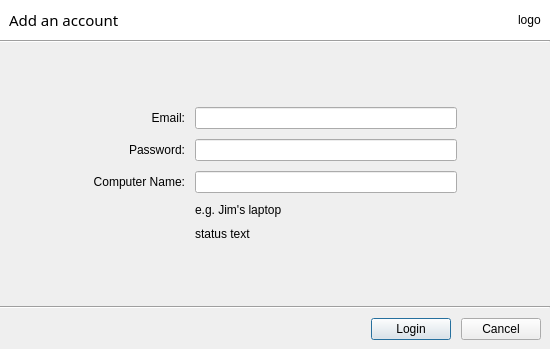
<?xml version="1.0" encoding="UTF-8"?>
<ui version="4.0">
 <class>LoginDialog</class>
 <widget class="QDialog" name="LoginDialog">
  <property name="geometry">
   <rect>
    <x>0</x>
    <y>0</y>
    <width>550</width>
    <height>349</height>
   </rect>
  </property>
  <property name="windowTitle">
   <string>Dialog</string>
  </property>
  <property name="styleSheet">
   <string notr="true">QLineEdit {
min-width: 260px;
}</string>
  </property>
  <layout class="QVBoxLayout" name="verticalLayout">
   <property name="spacing">
    <number>0</number>
   </property>
   <property name="leftMargin">
    <number>0</number>
   </property>
   <property name="topMargin">
    <number>0</number>
   </property>
   <property name="rightMargin">
    <number>0</number>
   </property>
   <property name="bottomMargin">
    <number>0</number>
   </property>
   <item>
    <widget class="QWidget" name="widget" native="true">
     <property name="styleSheet">
      <string notr="true">background: white;</string>
     </property>
     <layout class="QHBoxLayout" name="horizontalLayout_2">
      <item>
       <widget class="QLabel" name="mTitle">
        <property name="font">
         <font>
          <family>Sans Serif</family>
          <pointsize>11</pointsize>
         </font>
        </property>
        <property name="styleSheet">
         <string notr="true"/>
        </property>
        <property name="text">
         <string>Add an account</string>
        </property>
       </widget>
      </item>
      <item>
       <spacer name="horizontalSpacer_4">
        <property name="orientation">
         <enum>Qt::Horizontal</enum>
        </property>
        <property name="sizeHint" stdset="0">
         <size>
          <width>376</width>
          <height>20</height>
         </size>
        </property>
       </spacer>
      </item>
      <item>
       <widget class="QLabel" name="mLogo">
        <property name="text">
         <string>logo</string>
        </property>
       </widget>
      </item>
     </layout>
    </widget>
   </item>
   <item>
    <widget class="Line" name="line">
     <property name="orientation">
      <enum>Qt::Horizontal</enum>
     </property>
    </widget>
   </item>
   <item>
    <spacer name="verticalSpacer">
     <property name="orientation">
      <enum>Qt::Vertical</enum>
     </property>
     <property name="sizeHint" stdset="0">
      <size>
       <width>20</width>
       <height>85</height>
      </size>
     </property>
    </spacer>
   </item>
   <item>
    <layout class="QHBoxLayout" name="horizontalLayout_3">
     <item>
      <spacer name="horizontalSpacer_2">
       <property name="orientation">
        <enum>Qt::Horizontal</enum>
       </property>
       <property name="sizeHint" stdset="0">
        <size>
         <width>40</width>
         <height>20</height>
        </size>
       </property>
      </spacer>
     </item>
     <item>
      <layout class="QGridLayout" name="gridLayout">
       <property name="spacing">
        <number>10</number>
       </property>
       <item row="1" column="1">
        <widget class="QLineEdit" name="mPassword">
         <property name="echoMode">
          <enum>QLineEdit::Password</enum>
         </property>
        </widget>
       </item>
       <item row="2" column="0">
        <widget class="QLabel" name="label_5">
         <property name="text">
          <string>Computer Name:</string>
         </property>
         <property name="alignment">
          <set>Qt::AlignRight|Qt::AlignTrailing|Qt::AlignVCenter</set>
         </property>
         <property name="wordWrap">
          <bool>true</bool>
         </property>
        </widget>
       </item>
       <item row="2" column="1">
        <widget class="QLineEdit" name="mComputerName"/>
       </item>
       <item row="3" column="1">
        <widget class="QLabel" name="hint_3">
         <property name="text">
          <string>e.g. Jim's laptop</string>
         </property>
        </widget>
       </item>
       <item row="4" column="1">
        <widget class="QLabel" name="mStatusText">
         <property name="enabled">
          <bool>true</bool>
         </property>
         <property name="text">
          <string>status text</string>
         </property>
        </widget>
       </item>
       <item row="0" column="0">
        <widget class="QLabel" name="label_2">
         <property name="text">
          <string>Email:</string>
         </property>
         <property name="alignment">
          <set>Qt::AlignRight|Qt::AlignTrailing|Qt::AlignVCenter</set>
         </property>
        </widget>
       </item>
       <item row="0" column="1">
        <widget class="QLineEdit" name="mUsername"/>
       </item>
       <item row="1" column="0">
        <widget class="QLabel" name="label_3">
         <property name="text">
          <string>Password:</string>
         </property>
         <property name="alignment">
          <set>Qt::AlignRight|Qt::AlignTrailing|Qt::AlignVCenter</set>
         </property>
        </widget>
       </item>
      </layout>
     </item>
     <item>
      <spacer name="horizontalSpacer_3">
       <property name="orientation">
        <enum>Qt::Horizontal</enum>
       </property>
       <property name="sizeHint" stdset="0">
        <size>
         <width>40</width>
         <height>20</height>
        </size>
       </property>
      </spacer>
     </item>
    </layout>
   </item>
   <item>
    <spacer name="verticalSpacer_2">
     <property name="orientation">
      <enum>Qt::Vertical</enum>
     </property>
     <property name="sizeHint" stdset="0">
      <size>
       <width>20</width>
       <height>85</height>
      </size>
     </property>
    </spacer>
   </item>
   <item>
    <widget class="Line" name="line_2">
     <property name="orientation">
      <enum>Qt::Horizontal</enum>
     </property>
    </widget>
   </item>
   <item>
    <layout class="QHBoxLayout" name="horizontalLayout">
     <property name="spacing">
      <number>10</number>
     </property>
     <property name="leftMargin">
      <number>9</number>
     </property>
     <property name="topMargin">
      <number>9</number>
     </property>
     <property name="rightMargin">
      <number>9</number>
     </property>
     <property name="bottomMargin">
      <number>9</number>
     </property>
     <item>
      <spacer name="horizontalSpacer">
       <property name="orientation">
        <enum>Qt::Horizontal</enum>
       </property>
       <property name="sizeHint" stdset="0">
        <size>
         <width>40</width>
         <height>20</height>
        </size>
       </property>
      </spacer>
     </item>
     <item>
      <widget class="QPushButton" name="mSubmitBtn">
       <property name="text">
        <string>Login</string>
       </property>
      </widget>
     </item>
     <item>
      <widget class="QPushButton" name="pushButton">
       <property name="text">
        <string>Cancel</string>
       </property>
      </widget>
     </item>
    </layout>
   </item>
  </layout>
 </widget>
 <tabstops>
  <tabstop>mUsername</tabstop>
  <tabstop>mPassword</tabstop>
  <tabstop>mComputerName</tabstop>
  <tabstop>mSubmitBtn</tabstop>
  <tabstop>pushButton</tabstop>
 </tabstops>
 <resources/>
 <connections>
  <connection>
   <sender>pushButton</sender>
   <signal>clicked()</signal>
   <receiver>LoginDialog</receiver>
   <slot>reject()</slot>
   <hints>
    <hint type="sourcelabel">
     <x>299</x>
     <y>180</y>
    </hint>
    <hint type="destinationlabel">
     <x>339</x>
     <y>4</y>
    </hint>
   </hints>
  </connection>
 </connections>
</ui>
